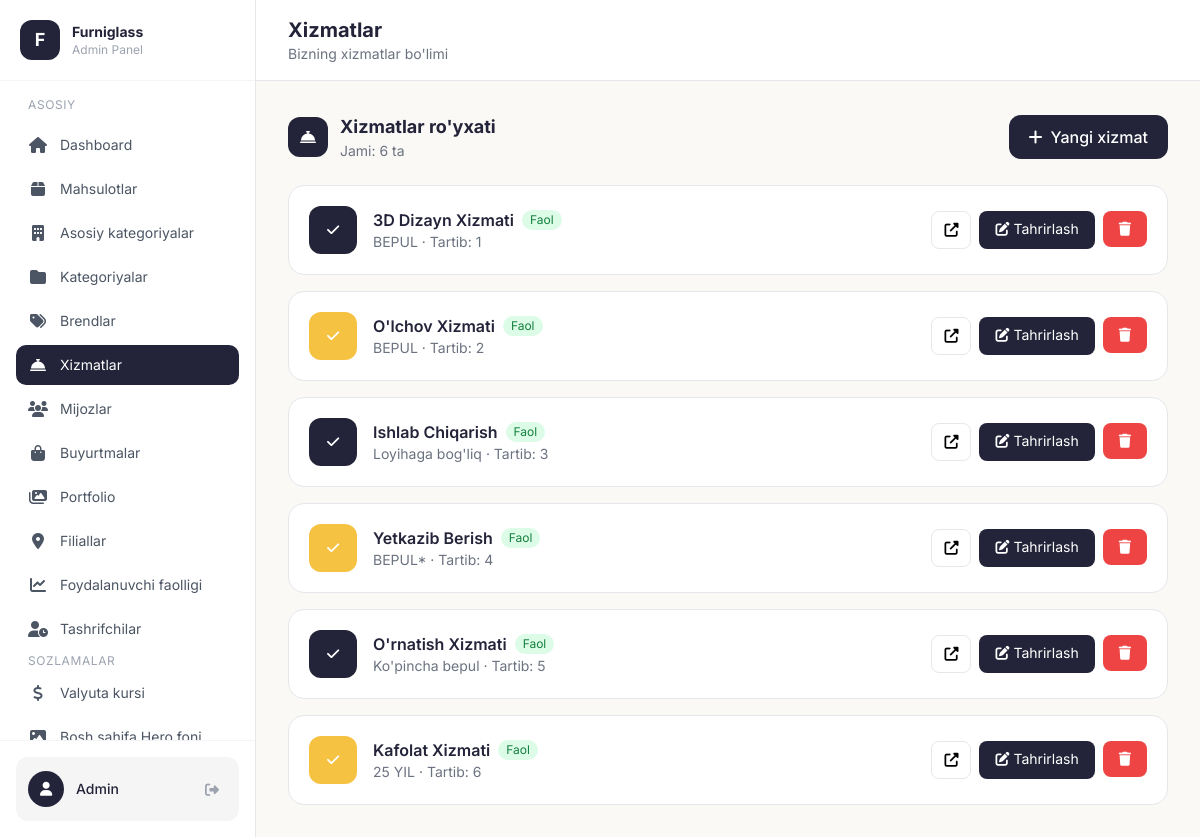
Screenshot of /admin/services (signed in) with the database file from the repository.
### models.py (models this page shows, shortened)
class Service(db.Model):
    id = db.Column(db.Integer, primary_key=True)
    title_uz = db.Column(db.String(200), nullable=False)
    title_ru = db.Column(db.String(200))
    title_en = db.Column(db.String(200))
    description_uz = db.Column(db.Text)
    description_ru = db.Column(db.Text)
    description_en = db.Column(db.Text)
    features_uz = db.Column(db.Text)  # Har qator — bitta band
    features_ru = db.Column(db.Text)
    features_en = db.Column(db.Text)
    price_label_uz = db.Column(db.String(120))
    price_label_ru = db.Column(db.String(120))
    price_label_en = db.Column(db.String(120))
    price_note_uz = db.Column(db.String(200))
    price_note_ru = db.Column(db.String(200))
    price_note_en = db.Column(db.String(200))
    cta_text_uz = db.Column(db.String(100))
    cta_text_ru = db.Column(db.String(100))
    cta_text_en = db.Column(db.String(100))
    cta_url = db.Column(db.String(200), default='/contact')
    icon = db.Column(db.String(50), default='design')  # design, measure, production, delivery, installation, warranty
    icon_theme = db.Column(db.String(20), default='dark')  # dark | accent
    order = db.Column(db.Integer, default=0)
    is_active = db.Column(db.Boolean, default=True)
    created_at = db.Column(db.DateTime, default=datetime.utcnow)
    def get_price_label(self, lang='uz'):
        if lang == 'ru' and self.price_label_ru:
            return self.price_label_ru
        if lang == 'en' and self.price_label_en:
            return self.price_label_en
        return self.price_label_uz or ''

### app.py (the view)
@app.route('/admin/services')
@login_required
def admin_services():
    services_list = Service.query.order_by(Service.order, Service.id).all()
    return render_template('admin/services.html', services=services_list)

### app.py (called while the page is built, shortened)
@login_manager.user_loader
def load_user(user_id):
    return Admin.query.get(int(user_id))

def get_exchange_rate() -> float:
    ttl = int(os.environ.get("EXCHANGE_RATE_CACHE_SECONDS", "120"))
    now = time.monotonic()
    if (
        ttl > 0
        and _EXCHANGE_RATE_CACHE["value"] is not None
        and now < _EXCHANGE_RATE_CACHE["expires_mono"]
    ):
        return _EXCHANGE_RATE_CACHE["value"]

@app.before_request
def track_user_activity():
    if request.path.startswith('/admin') or request.path.startswith('/static') or request.path.startswith('/uploads'):
        return

def get_cart():
    if 'cart' not in session:
        session['cart'] = []
    return session['cart']

def get_cart_count():
    cart = get_cart()
    return sum(item['quantity'] for item in cart)

@app.context_processor
def cart_context():
    return {'cart_count': get_cart_count()}

@app.context_processor
def currency_context():
    try:
        rate = get_exchange_rate()
    except Exception:
        rate = 12000.0
    return {'usd_rate': rate}

def get_locale():
    return session.get('lang', DEFAULT_LANGUAGE)

@app.context_processor
def language_context():
    current_lang = get_locale()
    def translate(key_path):
        """Template helper for translations"""
        return get_translation(key_path, current_lang)
    return {
        'lang': current_lang,
        'languages': SUPPORTED_LANGUAGES,
        't': translate,
        'T': TRANSLATIONS
    }

### templates/admin/services.html (shortened to what this page needs)
{% extends "admin/base.html" %}
{% block page_title %}Xizmatlar{% endblock %}
{% block page_subtitle %}Bizning xizmatlar bo'limi{% endblock %}
{% block content %}
<div class="flex flex-col sm:flex-row sm:items-center sm:justify-between gap-4 mb-6">
    <div class="flex items-center gap-3">
        <div class="w-10 h-10 bg-[#232339] rounded-xl flex items-center justify-center">
            <i class="fas fa-concierge-bell text-white"></i>
        </div>
        <div>
            <h2 class="text-lg font-bold text-[#232339]">Xizmatlar ro'yxati</h2>
            <p class="text-sm text-gray-500">Jami: {{ services|length }} ta</p>
        </div>
    </div>
    <a href="/admin/service/add" class="inline-flex items-center justify-center gap-2 bg-[#232339] hover:bg-black text-white px-5 py-2.5 rounded-xl font-medium transition">
        <i class="fas fa-plus"></i>
        <span>Yangi xizmat</span>
    </a>
</div>
{% if services %}
<div class="space-y-4">
    {% for svc in services %}
    <div class="bg-white rounded-2xl border border-gray-200 p-5 flex flex-col sm:flex-row sm:items-center gap-4 hover:shadow-md transition">
        <div class="flex items-center gap-4 flex-1 min-w-0">
            <div class="w-12 h-12 rounded-xl flex items-center justify-center flex-shrink-0 {% if svc.icon_theme == 'accent' %}bg-[#F5C242]{% else %}bg-[#232339]{% endif %}">
                <i class="fas fa-check text-white text-sm"></i>
            </div>
            <div class="min-w-0">
                <div class="flex items-center gap-2 flex-wrap">
                    <h3 class="font-semibold text-[#232339]">{{ svc.title_uz }}</h3>
                    {% if svc.is_active %}
                    <span class="text-xs bg-green-100 text-green-700 px-2 py-0.5 rounded-full">Faol</span>
                    {% else %}
                    <span class="text-xs bg-gray-100 text-gray-600 px-2 py-0.5 rounded-full">Nofaol</span>
                    {% endif %}
                </div>
                <p class="text-sm text-gray-500 truncate">{{ svc.get_price_label('uz') or '—' }} · Tartib: {{ svc.order }}</p>
            </div>
        </div>
        <div class="flex gap-2 flex-shrink-0">
            <a href="/services" target="_blank" class="px-3 py-2 text-sm border border-gray-200 rounded-lg hover:bg-gray-50 transition" title="Saytda">
                <i class="fas fa-external-link-alt"></i>
            </a>
            <a href="/admin/service/{{ svc.id }}/edit" class="px-4 py-2 text-sm bg-[#232339] text-white rounded-lg hover:bg-black transition">
                <i class="fas fa-edit"></i> Tahrirlash
            </a>
            <form method="POST" action="/admin/service/{{ svc.id }}/delete" onsubmit="return confirm('Xizmatni o\'chirishni xohlaysizmi?');">
                <button type="submit" class="px-4 py-2 text-sm bg-red-500 text-white rounded-lg hover:bg-red-600 transition">
                    <i class="fas fa-trash"></i>
                </button>
            </form>
        </div>
    </div>
    {% endfor %}
</div>
{% endif %}
{% endblock %}

### templates/admin/base.html (style rules this page uses)
body { font-family: 'Inter', sans-serif; }
:root { --color-primary: #232339; --color-accent: #F5C242; }

### rows the page displays
Service: title_uz "3D Dizayn Xizmati", is_active "Faol", price_label_uz "BEPUL", order "1"
Service: title_uz "O'lchov Xizmati", is_active "Faol", price_label_uz "BEPUL", order "2"
Service: title_uz "Ishlab Chiqarish", is_active "Faol", price_label_uz "Loyihaga bog'liq", order "3"
Service: title_uz "Yetkazib Berish", is_active "Faol", price_label_uz "BEPUL*", order "4"
Service: title_uz "O'rnatish Xizmati", is_active "Faol", price_label_uz "Ko'pincha bepul", order "5"
Service: title_uz "Kafolat Xizmati", is_active "Faol", price_label_uz "25 YIL", order "6"

### other values shown
{{ services|length }} "6"
